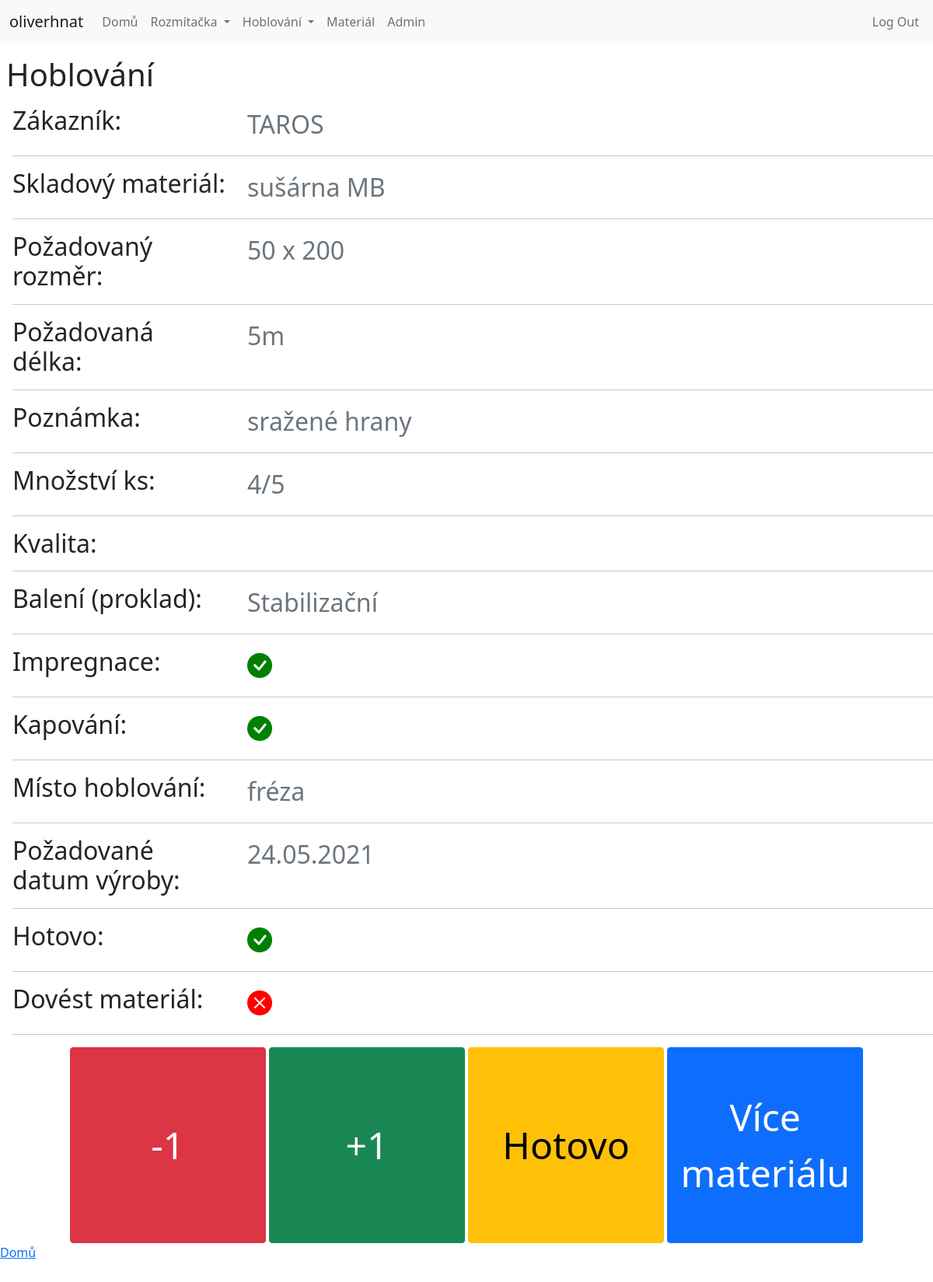
/h/1 (signed in), run on the app's committed database.
### orders/models.py (models this page shows, shortened)
class Hoblovani(models.Model):
    zakaznik = models.CharField("Zákazník", blank=True, max_length=128)
    skladovy_material = models.CharField("Skladový materiál", blank=True, max_length=128)
    pozadovany_rozmer = models.CharField("Požadovaný rozměr", blank=True, max_length=128)
    pozadovana_delka = models.CharField("Požadovaná délka", blank=True, max_length=128)
    poznamka = models.CharField("Poznámka", blank=True, max_length=128)
    ks = models.IntegerField("Kusů", default=1)
    ks_hotovo = models.IntegerField("Kusů hotovo", default=0)
    kvalita = models.CharField(blank=True, max_length=128)
    baleni = models.CharField("Balení", blank=True, max_length=128)
    impregnace = models.CharField(max_length=128, choices=[("Ano", "Ano"), ("Ne", "Ne")])
    kapovani = models.CharField("Kapování", max_length=128, choices=[("Ano", "Ano"), ("Ne", "Ne")])
    misto_hoblovani = models.CharField(blank=True, max_length=128)
    pozadovane_datum_vyroby = models.DateField("Požadované datum výroby", blank=True)
    hotovo = models.BooleanField("Hotovo", default=False)
    kontrola = models.BooleanField("Kontrola", default=False)
    get_material = models.BooleanField("Materiál", default=False)
    vytvoreno = models.DateTimeField("Vytvořeno", auto_now_add=True)
    class Meta:
        verbose_name_plural = "Hoblování"
        verbose_name = "Hoblování"

### orders/views.py (the view)
# urls.py: path("h/<int:h_id>", views.h_info, name="h_info"),
@login_required
def h_info(request, h_id):
    info = Hoblovani.objects.get(id=h_id)
    return render(request, 'orders/h_info.html', {
        "order": info,
        "rozmitacka": rozmitacka_model,
        "hoblovani": hoblovani_model,
    })

### orders/templatetags/custom_tags.py (called while the page is built)
@register.filter(name="has_group")
def has_group(user, group_name):
    return user.groups.filter(name=group_name).exists()

### orders/templates/orders/h_info.html (shortened to what this page needs)
{% extends "orders/layout.html" %}
{% block body %}
<h1 class="heading">Hoblování</h1>
<div class="details">
    <div class="row" style="margin-top: 1rem;">
        <div class="col-sm-3">
            <h5 class="mb-0">Zákazník:</h5>
          </div>
          <div class="col-sm-9 text-secondary"> {{ order.zakaznik }}</h3></div>
        </div>
        <hr>
  <div class="row">
          <div class="col-sm-3">
            <h6 class="mb-0">Skladový materiál:</h6>
          </div>
          <div class="col-sm-9 text-secondary"> {{ order.skladovy_material }}</div>
        </div>
        <hr>
  <div class="row">
          <div class="col-sm-3">
            <h6 class="mb-0">Požadovaný rozměr:</h6>
          </div>
          <div class="col-sm-9 text-secondary"> {{ order.pozadovany_rozmer }}</div>
        </div>
        <hr>
  <div class="row">
          <div class="col-sm-3">
            <h6 class="mb-0">Požadovaná délka:</h6>
          </div>
          <div class="col-sm-9 text-secondary"> {{ order.pozadovana_delka }}</div>
        </div>
        <hr>
  <div class="row">
          <div class="col-sm-3">
            <h6 class="mb-0">Poznámka:</h6>
          </div>
          <div class="col-sm-9 text-secondary"> {{ order.poznamka }}</div>
        </div>
        <hr>
  <div class="row">
          <div class="col-sm-3">
            <h6 class="mb-0" >Množství ks:</h6>
        </div>
        <div class="col-sm-9 text-secondary">
            <div id="c_done" style="display:inline-block"> {{ order.ks_hotovo }}</div>/{{ order.ks }}</div>
        </div>
        <hr>
  <div class="row">
          <div class="col-sm-3">
            <h6 class="mb-0">Kvalita:</h6>
          </div>
          <div class="col-sm-9 text-secondary"> {{ order.kvalita }}</div>
        </div>
        <hr>
  <div class="row">
          <div class="col-sm-3">
            <h6 class="mb-0">Balení (proklad):</h6>
          </div>
          <div class="col-sm-9 text-secondary"> {{ order.baleni }}</div>
        </div>
        <hr>
  <div class="row">
          <div class="col-sm-3">
            <h6 class="mb-0">Impregnace:</h6>
          </div>
          <div class="col-sm-9 text-secondary"> {% if order.impregnace %}<i style="color:green" class="bi bi-check-circle-fill"></i>{% else %}<i style="color:red"class="bi bi-x-circle-fill"></i>{% endif %}</div>
        </div>
        <hr>
  <div class="row">
          <div class="col-sm-3">
            <h6 class="mb-0">Kapování:</h6>
          </div>
          <div class="col-sm-9 text-secondary"> {% if order.kapovani %}<i style="color:green" class="bi bi-check-circle-fill"></i>{% else %}<i style="color:red"class="bi bi-x-circle-fill"></i>{% endif %}</div>
        </div>
        <hr>
<div class="row">
    <div class="col-sm-3">
        <h6 class="mb-0">Místo hoblování: </h6>
    </div>
    <div class="col-sm-9 text-secondary"> {{ order.misto_hoblovani }}</div>
    </div>
    <hr>
  <div class="row">
          <div class="col-sm-3">
            <h6 class="mb-0">Požadované datum výroby:</h6>
          </div>
          <div class="col-sm-9 text-secondary"> {{ order.pozadovane_datum_vyroby|date:'d.m.Y' }}</div>
        </div>
        <hr>
  <div class="row">
          <div class="col-sm-3">
            <h6 class="mb-0">Hotovo:</h6>
        </div>
        <div class="col-sm-9 text-secondary" id="hotovo"> {% if order.hotovo %}<i style="color:green" class="bi bi-check-circle-fill"></i>{% else %}<i style="color:red"class="bi bi-x-circle-fill"></i>{% endif %}</div>
    </div>
    <hr>
    <div class="row">
      <div class="col-sm-3">
        <h6 class="mb-0">Dovést materiál:</h6>
    </div>
    <div class="col-sm-9 text-secondary" id="get_material"> {% if order.get_material %}<i style="color:green" class="bi bi-check-circle-fill"></i>{% else %}<i style="color:red"class="bi bi-x-circle-fill"></i>{% endif %}</div>
  </div>
  <hr>
</div>
<div id="buttons">
      <button type="button" class="btn btn-danger btn-square-xl" onclick="decrease(1)">-1</button>
      <button type="button" class="btn btn-success btn-square-xl" onclick="increase(1)">+1</button>
      <button type="button" class="btn btn-warning btn-square-xl" onclick="done()">Hotovo</button>
      <button type="button" class="btn btn-primary btn-square-xl" onclick="material()">Více materiálu</button>
</div>
<div style="margin-bottom: 2rem;">
    <a href="{% url 'orders:index' %}">Domů</a>
</div>
{% endblock %}

### orders/templates/orders/layout.html (shortened to what this page needs)
{% load custom_tags %}
{% load static %}
<!DOCTYPE html>
<html lang="en">
    <head>
        <link rel="stylesheet" href="{% static 'css/bootstrap.min.css' %}">
        <link rel="stylesheet" href="https://cdn.jsdelivr.net/npm/bootstrap-icons@1.5.0/font/bootstrap-icons.css">
    </head>
    <body>
        <nav class="navbar sticky-top navbar-expand-lg navbar-light bg-light" style="padding-left:1vw">
            <span class="navbar-brand" href="">{{ request.user.username }}</span>
            <div class="collapse navbar-collapse" id="navbar">
              <ul class="navbar-nav me-auto mt-2 mt-lg-0">
                <li class="nav-item">
                  <a class="nav-link" href="{% url 'orders:index' %}">Domů</a>
                </li>
                {% if user.is_authenticated %}
                <li class="nav-item dropdown">
                    <a class="nav-link dropdown-toggle" href="#" id="navbarDropdown" role="button" data-bs-toggle="dropdown" aria-haspopup="true" aria-expanded="false">
                      Rozmítačka
                    </a>
                  </li>
                  <li class="nav-item dropdown">
                    <a class="nav-link dropdown-toggle" href="#" id="navbarDropdown" role="button" data-bs-toggle="dropdown" aria-haspopup="true" aria-expanded="false">
                      Hoblování
                    </a>
                  </li>
                  <li class="nav-item">
                    <a class="nav-link" href="{% url 'orders:material' %}">Materiál</a>
                  </li>
                  {% endif %}
                  {% if not request.user|has_group:"Zaměstnanci" %}
                <li class="nav-item">
                  <a class="nav-link" href="{% url 'admin:index' %}">Admin</a>
                </li>
                {% endif %}
              </ul>
              <ul class="navbar-nav ms-auto" style="margin-right: 10px">
                <li class="nav-item">
                    <a href="{% url 'orders:logout' %}" class="nav-link">Log Out</a>
                  </li>
              </ul>
          </nav>
        {% block body %}
        {% endblock %}
    </body>
</html>

### orders/templates/orders/layout.html (style rules this page uses)
.heading { margin-top: 1rem; margin-left: 0.5rem; margin-top: 1rem; margin-left: 0.5rem; }
.mb-0 { font-size: xx-large; }
.col-sm-9 { font-size: xx-large; }
.details { margin-left: 1rem; }

### orders/templates/orders/h_info.html (style rules this page uses)
.mb-0 { font-size: xx-large; }
.col-sm-9 { font-size: xx-large; }
.details { margin-left: 1rem; }
#buttons { margin: auto; text-align: center; }
.btn-square-xl { width: 21vw !important; max-width: 100% !important; max-height: 100% !important; height: 21vw !important; text-align: center; padding: 0px; font-size: 4vw !important; }

### data on the page
Hoblovani: zakaznik "TAROS", skladovy_material "sušárna MB", pozadovany_rozmer "50 x 200", pozadovana_delka "5m", poznamka "sražené hrany", ks_hotovo "4", ks "5", baleni "Stabilizační", misto_hoblovani "fréza", pozadovane_datum_vyroby "24.05.2021"

### other printed values
{{ request.user.username }} "oliverhnat"
